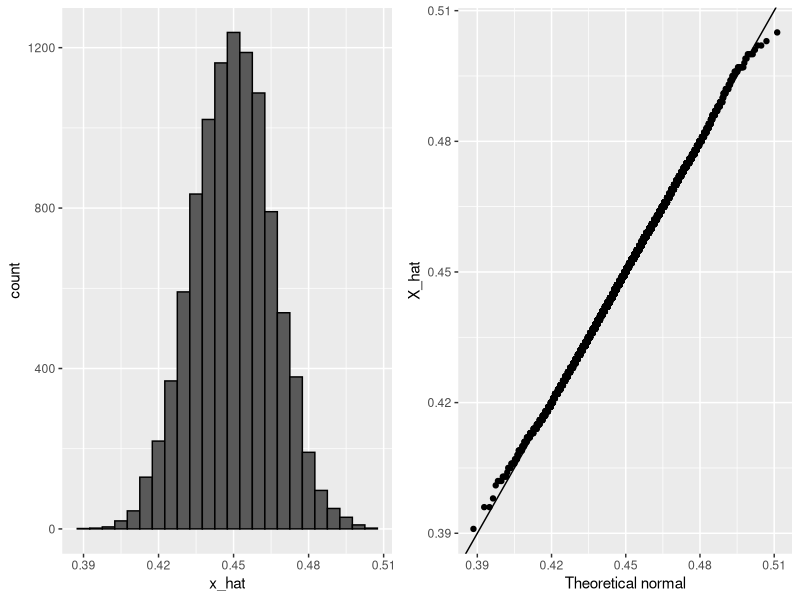
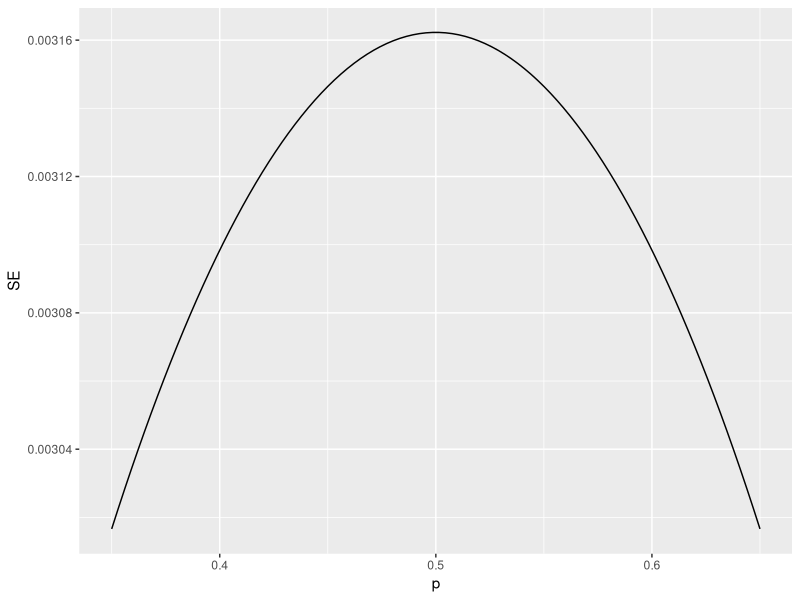
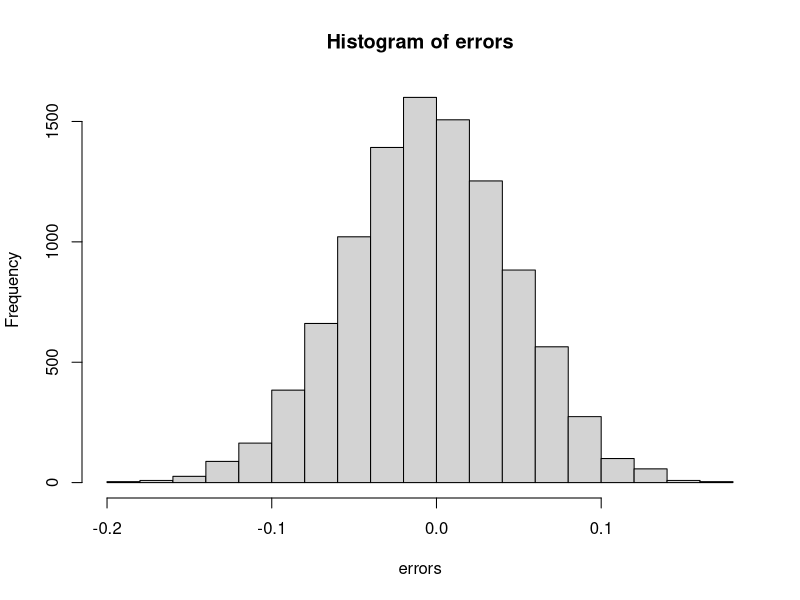
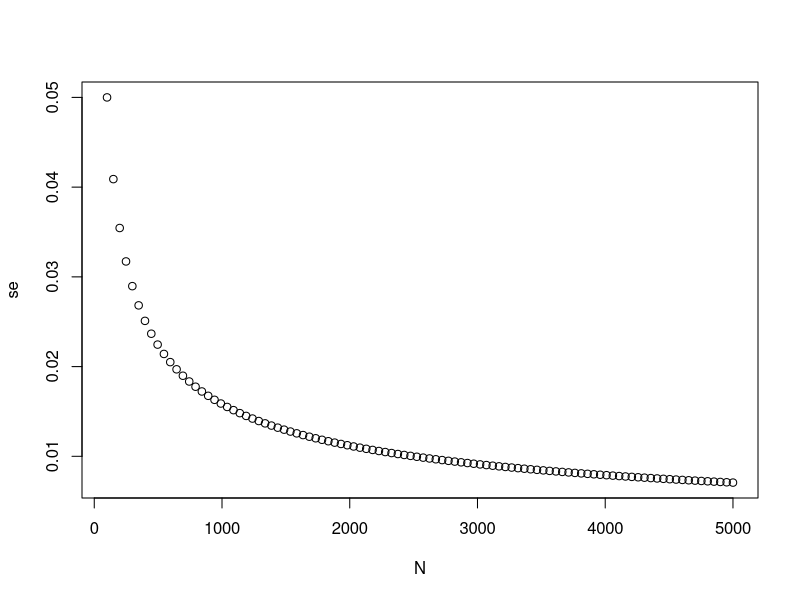
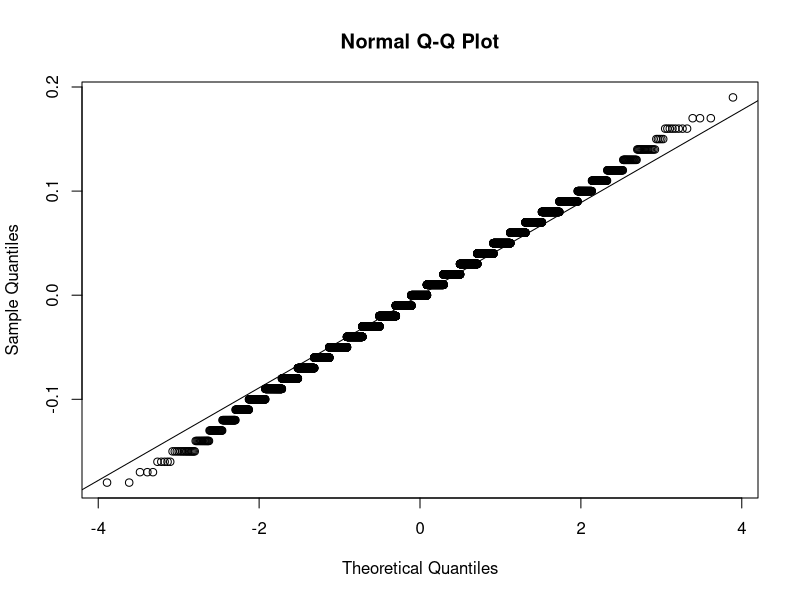

Source code (R) for these figures, in order:
X_hat <- 0.48
se <- sqrt(X_hat*(1-X_hat)/25)
pnorm(0.01/se) - pnorm(-0.01/se)


#Code: Monte Carlo simulation using a set value of p
p <- 0.45    # unknown p to estimate
N <- 1000

# simulate one poll of size N and determine x_hat
x <- sample(c(0,1), size = N, replace = TRUE, prob = c(1-p, p))
x_hat <- mean(x)

# simulate B polls of size N and determine average x_hat
B <- 10000    # number of replicates
N <- 1000    # sample size per replicate
x_hat <- replicate(B, {
  x <- sample(c(0,1), size = N, replace = TRUE, prob = c(1-p, p))
  mean(x)
})
mean(x_hat)
sd(x_hat)
#Code: Histogram and QQ-plot of Monte Carlo results
library(tidyverse)
library(gridExtra)
p1 <- data.frame(x_hat = x_hat) %>%
  ggplot(aes(x_hat)) +
  geom_histogram(binwidth = 0.005, color = "black")
p2 <- data.frame(x_hat = x_hat) %>%
  ggplot(aes(sample = x_hat)) +
  stat_qq(dparams = list(mean = mean(x_hat), sd = sd(x_hat))) +
  geom_abline() +
  ylab("X_hat") +
  xlab("Theoretical normal")
grid.arrange(p1, p2, nrow=1)

#Code: Plotting margin of error in an extremely large poll over a range of values of p
library(tidyverse)
N <- 100000
p <- seq(0.35, 0.65, length = 100)
SE <- sapply(p, function(x) 2*sqrt(x*(1-x)/N))
data.frame(p = p, SE = SE) %>%
  ggplot(aes(p, SE)) +
  geom_line()



#E1
# Write a function called `take_sample` that takes `p` and `N` as arguements and returns the average value of a randomly sampled population.
take_sample <- function(p,N) 
  {
  x<-sample(c(1,0), size = N, replace = TRUE, prob = c(p, 1-p))
  mean(x)
  }




# Use the `set.seed` function to make sure your answer matches the expected result after random sampling
set.seed(1)

# Define `p` as the proportion of Democrats in the population being polled
p <- 0.45

# Define `N` as the number of people polled
N <- 100

# Call the `take_sample` function to determine the sample average of `N` randomly selected people from a population containing a proportion of Democrats equal to `p`. Print this value to the console.
take_sample(p,N)

##E2
# Define `p` as the proportion of Democrats in the population being polled
p <- 0.45

# Define `N` as the number of people polled
N <- 100

# The variable `B` specifies the number of times we want the sample to be replicated
B <- 10000

# Use the `set.seed` function to make sure your answer matches the expected result after random sampling
set.seed(1)

# Create an objected called `errors` that replicates subtracting the result of the `take_sample` function from `p` for `B` replications
errors <- replicate(B, {
  x <- take_sample(.45,N)
  p-mean(x)
})


# Calculate the mean of the errors. Print this value to the console.
mean(errors)
# Create an objected called `errors` that replicates subtracting the result of the `take_sample` function from `p` for `B` replications
errors <- replicate(B, {
  x <- take_sample(.45,N)
  p-mean(x)
})


# Calculate the mean of the errors. Print this value to the console.
mean(errors)
hist(errors)

##E4
# Define `p` as the proportion of Democrats in the population being polled
p <- 0.45

# Define `N` as the number of people polled
N <- 100

# The variable `B` specifies the number of times we want the sample to be replicated
B <- 10000

# Use the `set.seed` function to make sure your answer matches the expected result after random sampling
set.seed(1)

# We generated `errors` by subtracting the estimate from the actual proportion of Democratic voters
errors <- replicate(B, p - take_sample(p, N))

# Calculate the mean of the absolute value of each simulated error. Print this value to the console.
mean(abs(errors))

##E5

# We generated `errors` by subtracting the estimate from the actual proportion of Democratic voters
errors <- replicate(B, p - take_sample(p, N))

# Calculate the standard deviation of `errors`
sqrt(mean(errors^2))


##E7


# Define `X` as a random sample of `N` voters with a probability of picking a Democrat ('1') equal to `p`
X<-sample(c(1,0), size = N, replace = TRUE, prob = c(p, 1-p))

# Define `X_bar` as the average sampled proportion
X_bar <- mean(X)

# Calculate the standard error of the estimate. Print the result to the console.
sqrt(X_bar*(1-X_bar)/N)


##E8
N <- seq(100, 5000, len = 100)
p <- 0.5
se <- sqrt(p*(1-p)/N)
plot(N,se)

##E11

p <- 0.45
N <- 100
B <- 10000
# Generate `errors` by subtracting the estimate from the actual proportion of Democratic voters
errors <- replicate(B, p - take_sample(p, N))

# Generate a qq-plot of `errors` with a qq-line showing a normal distribution
qqnorm(errors)
qqline(errors)

##E12
se<-sqrt(p*(1-p)/N)
pnorm(.5,p,se)

##13
# Define `X_hat` as the sample average
N<-100
X_hat <- 0.51

# Define `se_hat` as the standard error of the sample average
se_hat <- sqrt(X_hat*(1-X_hat)/N)

